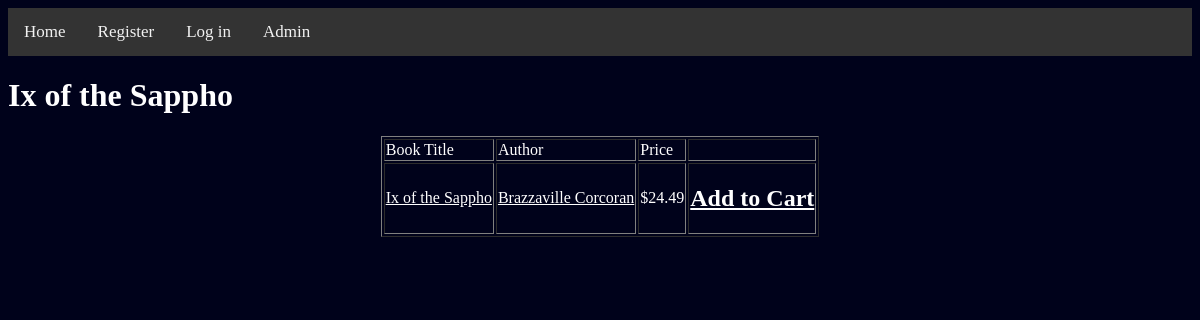
/book.php?ID=1000, run on the app's committed database.
### tables this page shows
create table book
    (bookNo        varchar(15),
     title        varchar(255),
     price        decimal(10,2),
     subject    varchar(255),
     publishDate DATE,
     ageGroup    varchar(255),
     primary key (bookNo)
    );

create table author
    (authorName        varchar(255),
     authorNo    varchar(15),
     bio        varchar(1000),
     primary key (authorNo)
    );

### book.php (the view, shortened to what this page needs)
<!DOCTYPE HTML>
<html>
<head>
<link rel="stylesheet" type="text/css" href="css/spamstyle.css">
</head>
<body>
<?php
include_once('Header.php');
include('db_key.php');
$query = mysqli_query($dbconnect, "SELECT book.title FROM book
										WHERE bookNo='".$_GET['ID']."' ")
   or die (mysqli_error($dbconnect));
$bookInfo=mysqli_fetch_array($query);
echo "<h1>{$bookInfo['title']}</h1>";
?>
<table border="1" align="center">
<tr>
  <td>Book Title</td>
  <td>Author</td>
  <td>Price</td>
  <td></td>
</tr>
<?php
$query = mysqli_query($dbconnect, "SELECT book.title, book.price,book.bookNo,author.authorNo, author.authorName FROM book
										INNER JOIN wroteBy ON wroteBy.bookNo=book.bookNo
										INNER JOIN author ON author.authorNo=wroteBy.authorNo
										WHERE book.bookNo='".$_GET['ID']."' ")
   or die (mysqli_error($dbconnect));
while ($row = mysqli_fetch_array($query)) {
  echo
   "<tr>
    <td><a href='book.php?ID={$row['bookNo']}'>{$row['title']}</td>
    <td><a href='bio.php?ID={$row['authorNo']}'>{$row['authorName']}</td>
    <td>\${$row['price']}</td>
	<td><a href='cart.php?ID={$row['bookNo']}'><h2 align='center'>Add to Cart</h2></td>
   </tr>\n";
}
echo"</table>";
?>
</body>
</html>

### css/spamstyle.css (style rules this page uses)
body { background-color:#00021b; color:white; }
a { color:white }

### data on the page
book: title "Ix of the Sappho", author.authorName "Brazzaville Corcoran", price "24.49"
